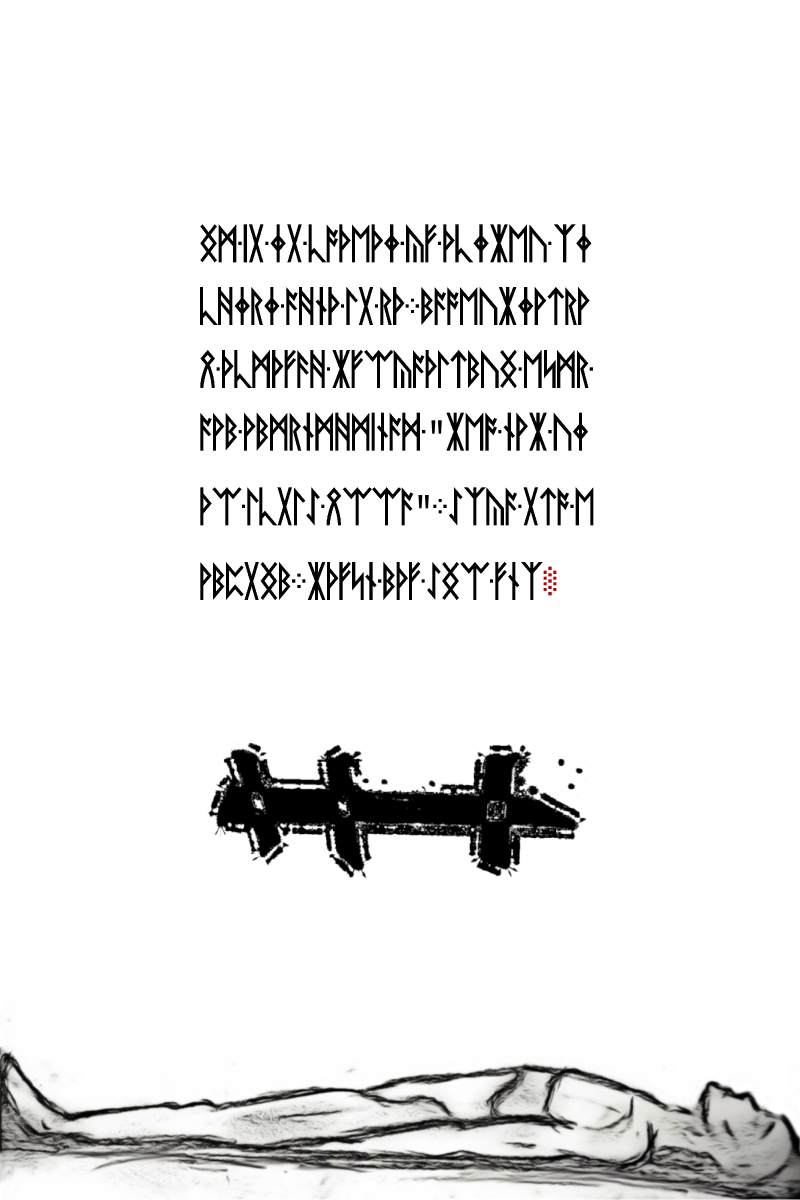
#> input picture resources/liber-primus/39.jpg, 2400 x 3600 px, found by its file name (shown at 1/3 size)
$ python lp2_p22_ogham_graph_sft.py
#> lines starting #> are read from the running program, lines starting #| are printed output that depends on the picture
"""Original LP2 p22 ink-component gate for the proposed horizontal Ogham inscription.

Run with Python 3, Pillow, NumPy and SciPy from repository root.
This source measurement does not infer plaintext or interpret ink as letters.
"""
from pathlib import Path
from hashlib import sha256
from PIL import Image
from scipy.ndimage import find_objects, label
import numpy as np

SOURCE = Path('resources/liber-primus/39.jpg')
EXPECTED_SHA256 = 'e232eb4649f89125d0edeab7022cbe189185d46ccbf0823fd964b6e71e9bafe7'
assert sha256(SOURCE.read_bytes()).hexdigest() == EXPECTED_SHA256

image = np.asarray(Image.open(SOURCE).convert('L'))
assert image.shape == (3600, 2400)
# Absolute coordinates frozen from the original drawing, not from ciphertext.
x0, y0, x1, y1 = 555, 2130, 1845, 2670
crop = image[y0:y1, x0:x1]
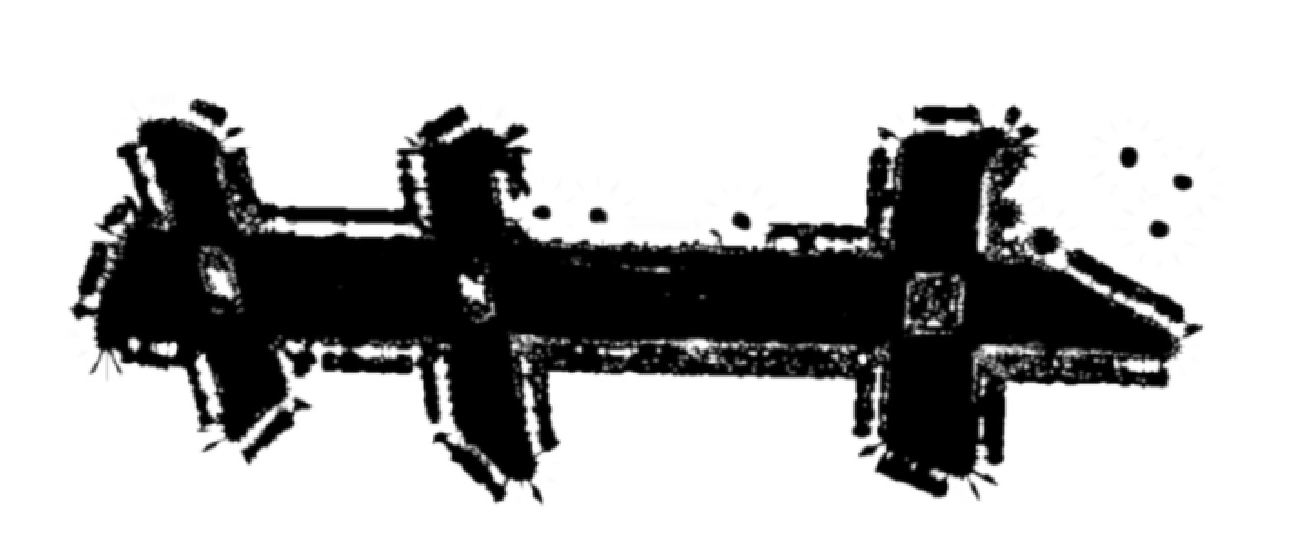
#> crop: shape (540, 1290); min 0, max 255, mean 179.6
assert crop.shape == (540, 1290)

for threshold in (80, 110, 140, 160, 180):
    components, count = label(crop < threshold)
    separate = []
    all_components = []
    for component_id, sl in enumerate(find_objects(components), 1):
        if sl is None:
            continue
        ys, xs = sl
        area = int(np.count_nonzero(components[sl] == component_id))
        all_components.append((area, xs.start, xs.stop, ys.start, ys.stop))
        width, height = xs.stop - xs.start, ys.stop - ys.start
        # Frozen ink-islet definition: small, above-shaft, on the right side.
        if (100 <= area <= 400 and width <= 30 and height <= 35
                and 520 <= xs.start and xs.stop <= 1210 and ys.stop < 260):
            separate.append((xs.start, xs.stop, ys.start, ys.stop, area))
    separate.sort()
    main = max(all_components)
    print('threshold', threshold, 'detached_candidates', len(separate))
    for xa, xb, ya, yb, area in separate:
        print('  source_bbox', (x0+xa, y0+ya, x0+xb, y0+yb), 'area', area)
    if threshold == 180:
        assert [((xa+xb)//2) for xa,xb,_,_,_ in separate] == [541,599,741,1013,1129,1159,1182]
        assert main[0] > 200000
#> this loop made 5 passes
#> count on passes 1 to 5: 111, 60, 37, 37, 27
#> pass 1, `components, count = label(crop < threshold)`:
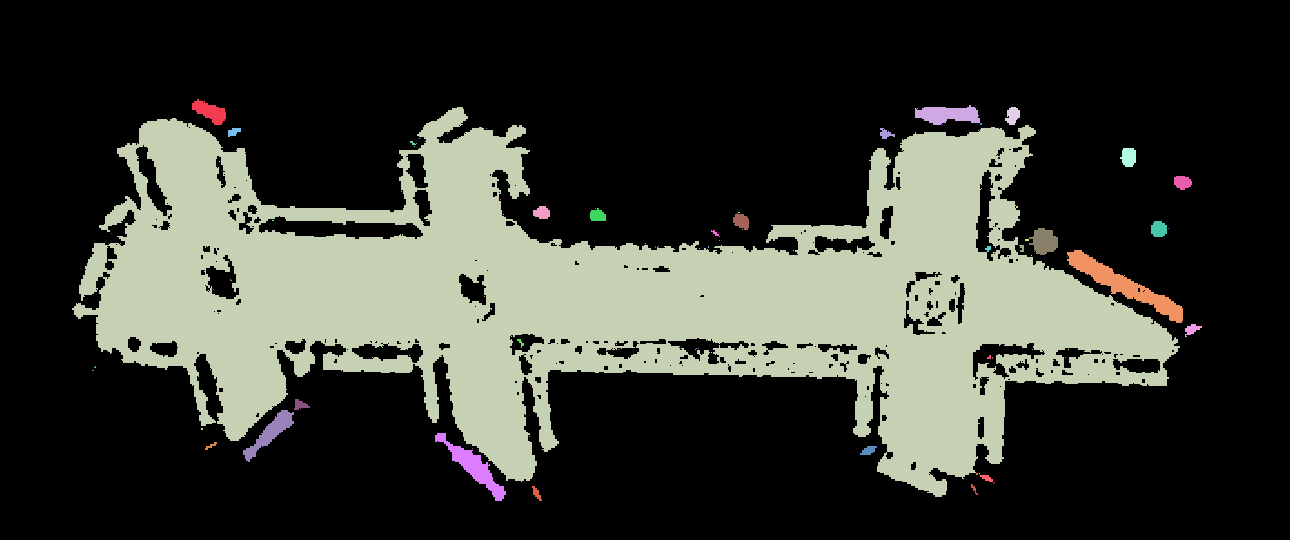
#> components: shape (540, 1290) int32; 112 distinct labels, from 0 to 111; one colour per label, 0 black
#> pass 2, `components, count = label(crop < threshold)`:
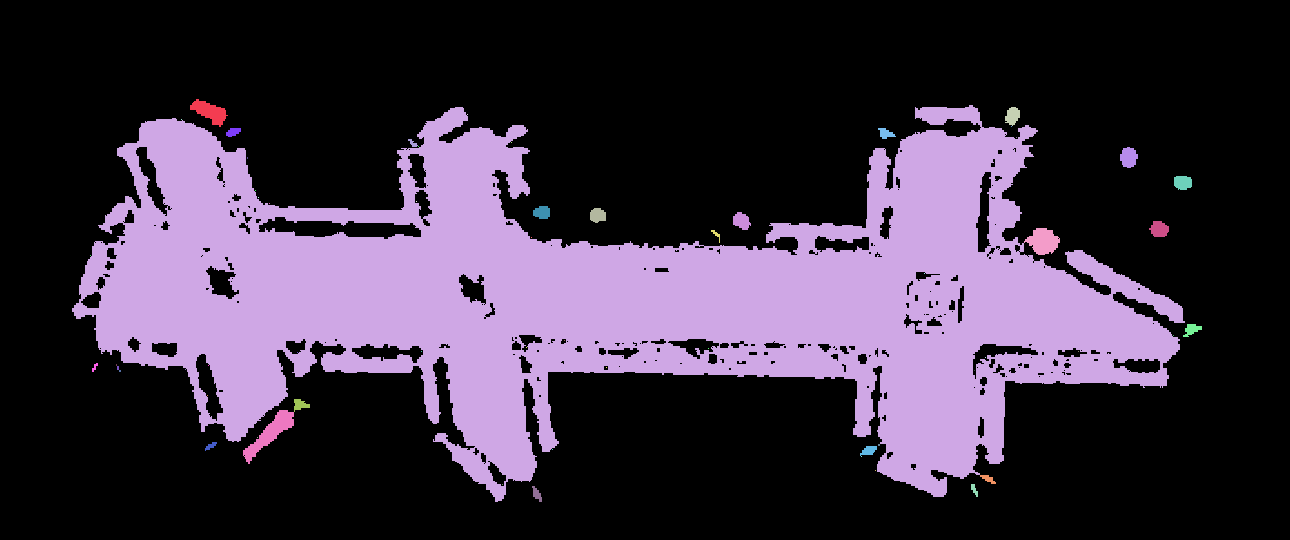
#> components: shape (540, 1290) int32; 61 distinct labels, from 0 to 60; one colour per label, 0 black
#> pass 3, `components, count = label(crop < threshold)`:
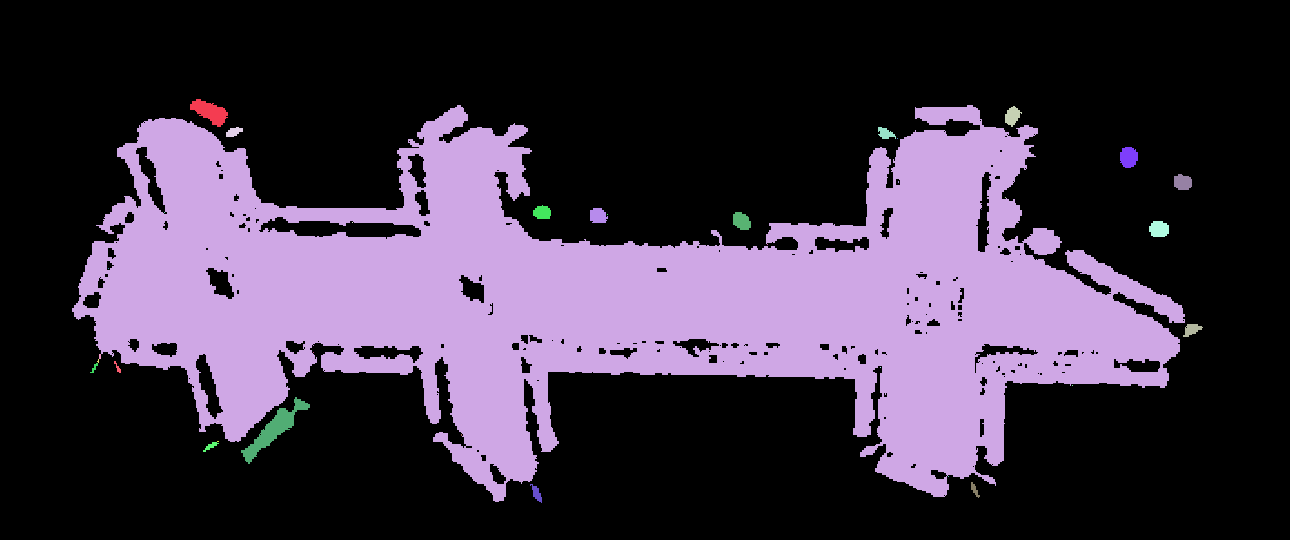
#> components: shape (540, 1290) int32; 38 distinct labels, from 0 to 37; one colour per label, 0 black

print('PASS: physical p22 source pixels measured; no complete inscription or cipher inferred')
